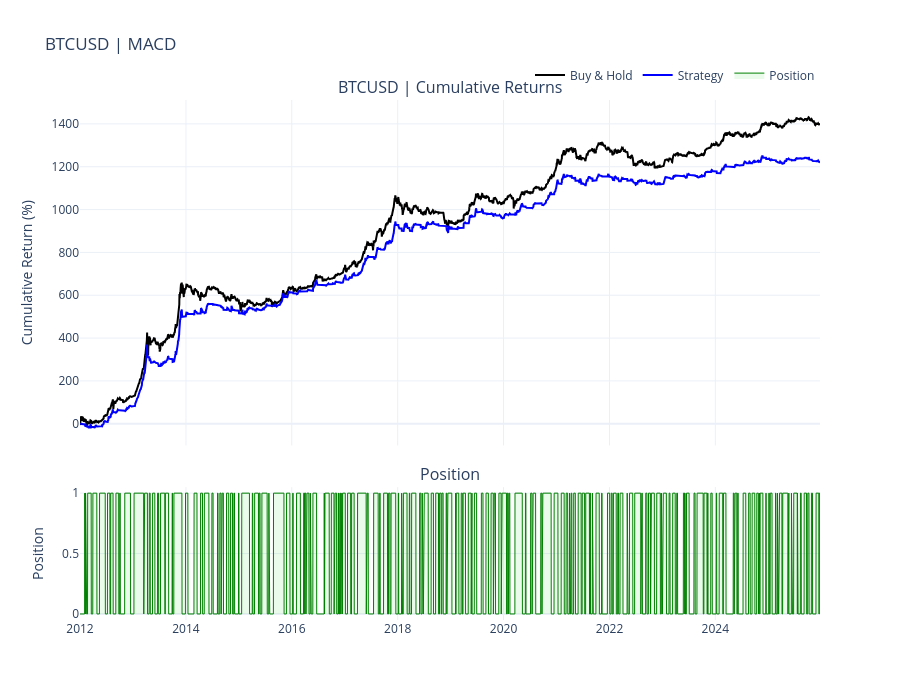

The cell this chart's notebook holds for it:
### Code cell
# =========================
# PLOT (styled to match previous Plotly figure)
# =========================
fig = make_subplots(
    rows=2, cols=1,
    shared_xaxes=True,
    vertical_spacing=0.08,
    row_heights=[0.65, 0.25],
    subplot_titles=(f"{ticker} | Cumulative Returns", "Position")
)

# Buy & Hold
fig.add_trace(
    go.Scatter(
        x=df.index,
        y=df["buy_hold"] * 100,
        name="Buy & Hold",
        line=dict(width=2, color="black")
    ),
    row=1, col=1
)

# Strategy
fig.add_trace(
    go.Scatter(
        x=df.index,
        y=df["strategy"] * 100,
        name="Strategy",
        line=dict(width=2, color="blue")
    ),
    row=1, col=1
)

# Position (filled area)
fig.add_trace(
    go.Scatter(
        x=df.index,
        y=df["position"],
        name="Position",
        mode="lines",
        line=dict(width=1, color="green"),
        fill="tozeroy",
        fillcolor="rgba(0,200,0,0.08)"
    ),
    row=2, col=1
)

# Layout
fig.update_layout(
    title_text=f"{ticker} | MACD",
    template="plotly_white",
    height=700,
    legend=dict(orientation="h", yanchor="bottom", y=1.02, xanchor="right", x=1)
)

fig.update_yaxes(title_text="Cumulative Return (%)", row=1, col=1)
fig.update_yaxes(title_text="Position", row=2, col=1, range=[-0.05, 1.05])
fig.update_xaxes(showticklabels=False, row=1, col=1)

fig.show()

### Figure 1 — Plotly figure (JSON) as saved in the notebook; plotly's stock layout.template omitted (floating-point values rounded to 4 significant figures; data arrays with more than 128 entries replaced by an {"elided": "..."} marker saying what was removed)
{"data": [{"line": {"color": "black", "width": 2}, "name": "Buy & Hold", "type": "scatter", "x": {"elided": "5105 str values"}, "xaxis": "x", "y": {"elided": "5105 float values"}, "yaxis": "y"}, {"line": {"color": "blue", "width": 2}, "name": "Strategy", "type": "scatter", "x": {"elided": "5105 str values"}, "xaxis": "x", "y": {"elided": "5105 float values"}, "yaxis": "y"}, {"fill": "tozeroy", "fillcolor": "rgba(0,200,0,0.08)", "line": {"color": "green", "width": 1}, "mode": "lines", "name": "Position", "type": "scatter", "x": {"elided": "5105 str values"}, "xaxis": "x2", "y": {"elided": "5105 int values"}, "yaxis": "y2"}], "layout": {"annotations": [{"font": {"size": 16}, "showarrow": false, "text": "BTCUSD | Cumulative Returns", "x": 0.5, "xanchor": "center", "xref": "paper", "y": 1, "yanchor": "bottom", "yref": "paper"}, {"font": {"size": 16}, "showarrow": false, "text": "Position", "x": 0.5, "xanchor": "center", "xref": "paper", "y": 0.2556, "yanchor": "bottom", "yref": "paper"}], "height": 700, "legend": {"orientation": "h", "x": 1, "xanchor": "right", "y": 1.02, "yanchor": "bottom"}, "title": {"text": "BTCUSD | MACD"}, "xaxis": {"anchor": "y", "domain": [0, 1], "matches": "x2", "showticklabels": false}, "xaxis2": {"anchor": "y2", "domain": [0, 1]}, "yaxis": {"anchor": "x", "domain": [0.3356, 1], "title": {"text": "Cumulative Return (%)"}}, "yaxis2": {"anchor": "x2", "domain": [0, 0.2556], "range": [-0.05, 1.05], "title": {"text": "Position"}}}}
